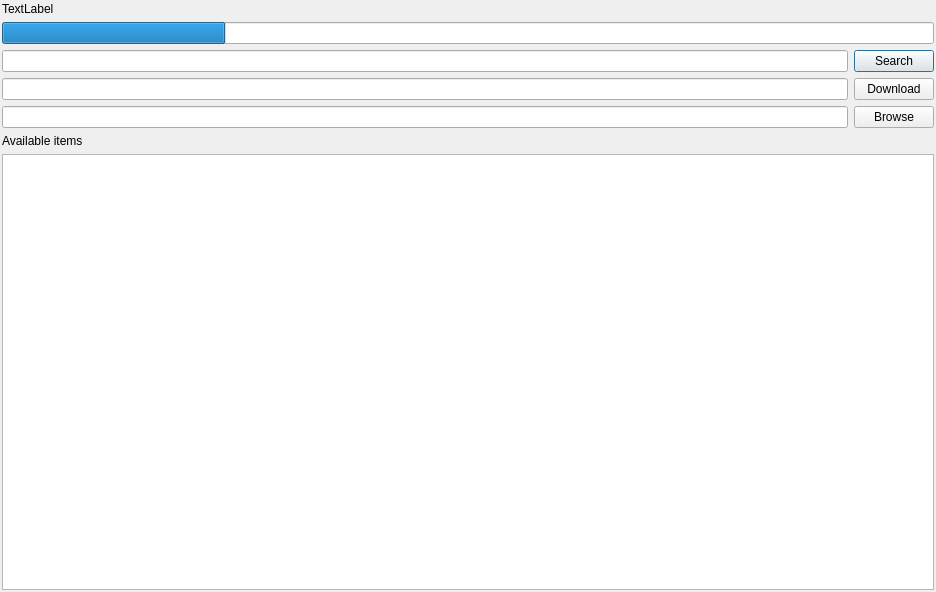
<?xml version="1.0" encoding="UTF-8"?>
<ui version="4.0">
 <class>AmazonDownloadDialog</class>
 <widget class="QDialog" name="AmazonDownloadDialog">
  <property name="geometry">
   <rect>
    <x>0</x>
    <y>0</y>
    <width>936</width>
    <height>592</height>
   </rect>
  </property>
  <property name="windowTitle">
   <string>Download from Amazon S3</string>
  </property>
  <property name="modal">
   <bool>true</bool>
  </property>
  <layout class="QVBoxLayout" name="verticalLayout">
   <property name="leftMargin">
    <number>2</number>
   </property>
   <property name="topMargin">
    <number>2</number>
   </property>
   <property name="rightMargin">
    <number>2</number>
   </property>
   <property name="bottomMargin">
    <number>2</number>
   </property>
   <item>
    <widget class="QLabel" name="phaseLabel">
     <property name="text">
      <string>TextLabel</string>
     </property>
    </widget>
   </item>
   <item>
    <widget class="QProgressBar" name="progressBar">
     <property name="value">
      <number>24</number>
     </property>
     <property name="textVisible">
      <bool>false</bool>
     </property>
    </widget>
   </item>
   <item>
    <layout class="QHBoxLayout" name="horizontalLayout">
     <item>
      <widget class="QLineEdit" name="searchLineEdit"/>
     </item>
     <item>
      <widget class="QPushButton" name="searchButton">
       <property name="text">
        <string>Search</string>
       </property>
      </widget>
     </item>
    </layout>
   </item>
   <item>
    <layout class="QHBoxLayout" name="horizontalLayout_2">
     <item>
      <widget class="QLineEdit" name="linkLineEdit"/>
     </item>
     <item>
      <widget class="QPushButton" name="downloadButton">
       <property name="text">
        <string>Download</string>
       </property>
      </widget>
     </item>
    </layout>
   </item>
   <item>
    <layout class="QHBoxLayout" name="horizontalLayout_3">
     <item>
      <widget class="QLineEdit" name="locationLineEdit"/>
     </item>
     <item>
      <widget class="QPushButton" name="browseButton">
       <property name="text">
        <string>Browse</string>
       </property>
      </widget>
     </item>
    </layout>
   </item>
   <item>
    <widget class="QLabel" name="label">
     <property name="text">
      <string>Available items</string>
     </property>
    </widget>
   </item>
   <item>
    <widget class="QTreeView" name="searchResultTreeView">
     <property name="rootIsDecorated">
      <bool>false</bool>
     </property>
     <property name="itemsExpandable">
      <bool>false</bool>
     </property>
    </widget>
   </item>
  </layout>
 </widget>
 <layoutdefault spacing="6" margin="11"/>
 <resources/>
 <connections/>
</ui>
